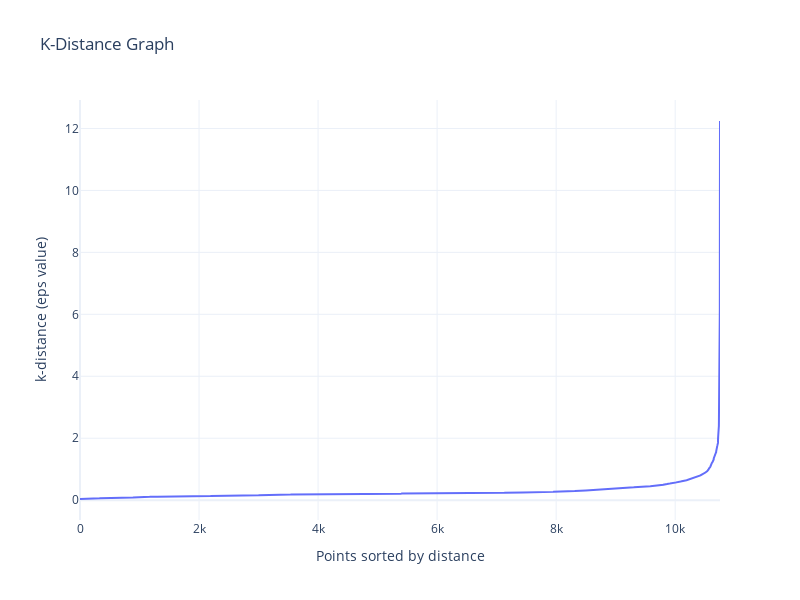

Notebook source saved alongside this figure:
### Code cell
# The distance to the furthest neighbor (min_samples-th nearest) for each point
k_dist = distances[:, min_samples-1]

# Sort distances
k_dist_sorted = np.sort(k_dist)

# 3. Plotting the k-distance graph
plt.figure(figsize=(8, 6))
plt.plot(k_dist_sorted)
plt.title('K-Distance Graph')
plt.xlabel('Points sorted by distance')
plt.ylabel('k-distance (eps value)')
plt.grid(True)
plt.show()

# Create a Plotly figure
fig = go.Figure()

# Add a line trace
fig.add_trace(go.Scatter(
    y=k_dist_sorted,
    mode='lines',
    name='k-distance (eps value)'
))

# Update the layout
fig.update_layout(
    title='K-Distance Graph',
    xaxis_title='Points sorted by distance',
    yaxis_title='k-distance (eps value)',
    template='plotly_white',
    width=800,
    height=600
)

# Show the plot
fig.show()

### Figure 1 — Plotly figure (JSON) as saved in the notebook; plotly's stock layout.template omitted (floating-point values rounded to 4 significant figures; data arrays with more than 128 entries replaced by an {"elided": "..."} marker saying what was removed)
{"data": [{"mode": "lines", "name": "k-distance (eps value)", "type": "scatter", "y": {"elided": "10754 float values"}}], "layout": {"height": 600, "title": {"text": "K-Distance Graph"}, "width": 800, "xaxis": {"title": {"text": "Points sorted by distance"}}, "yaxis": {"title": {"text": "k-distance (eps value)"}}}}
